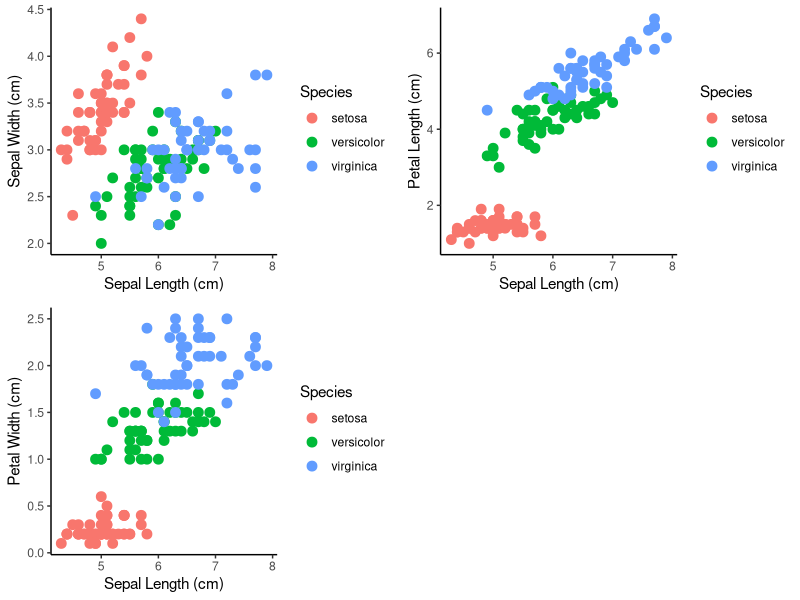
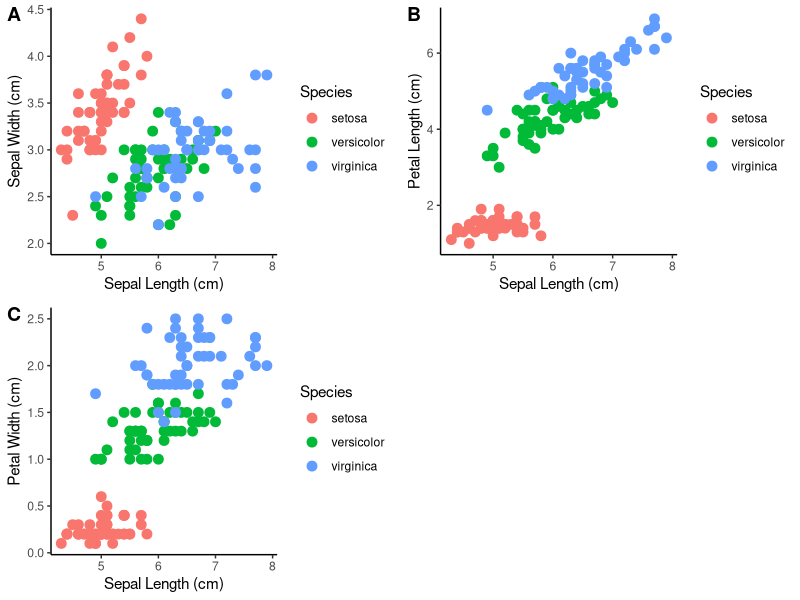
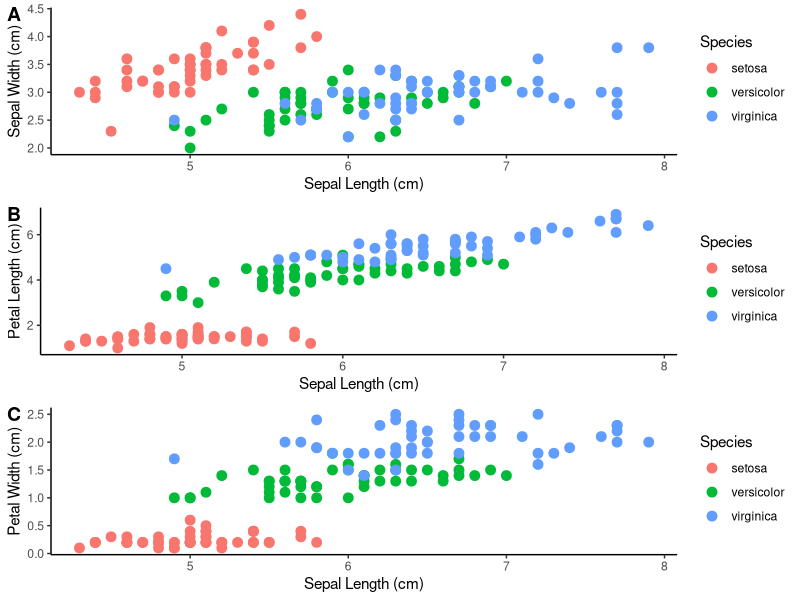
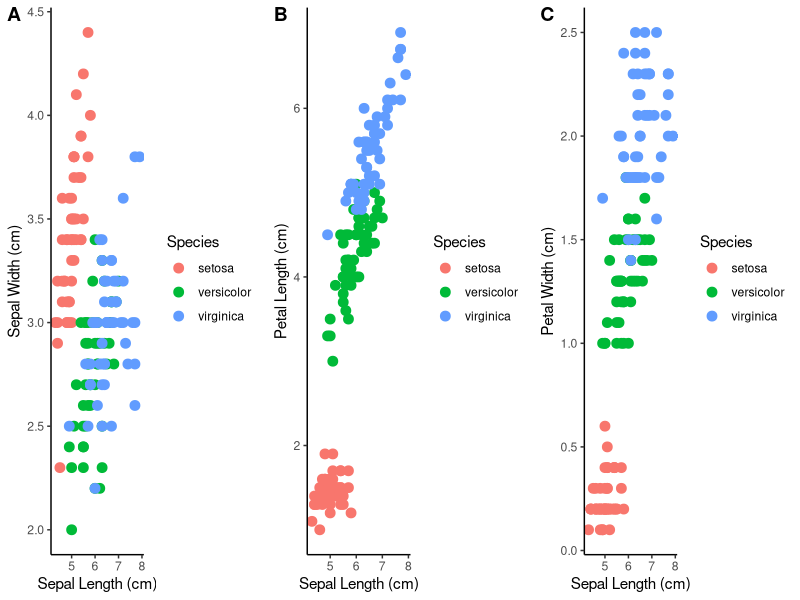
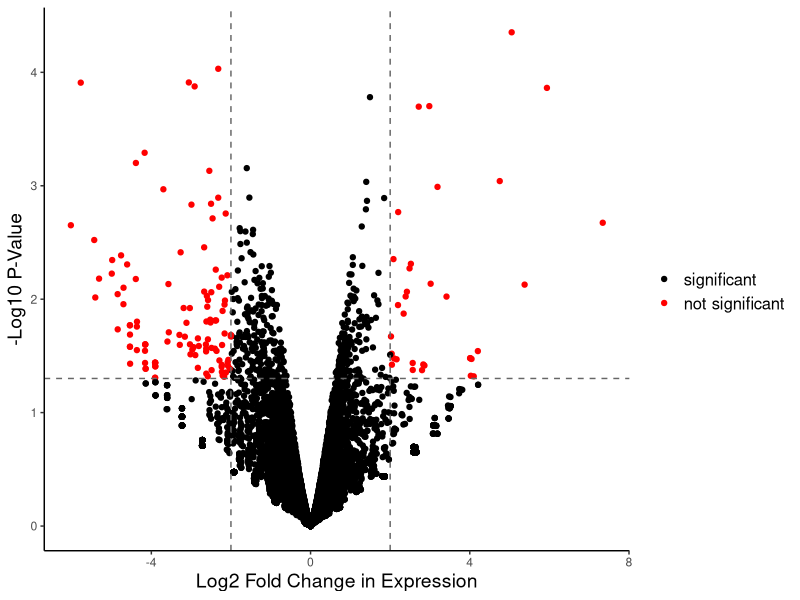
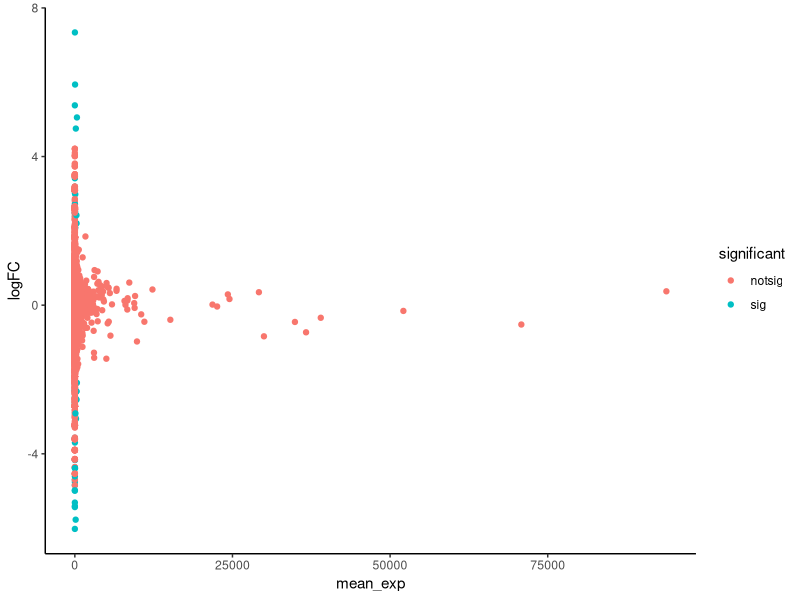
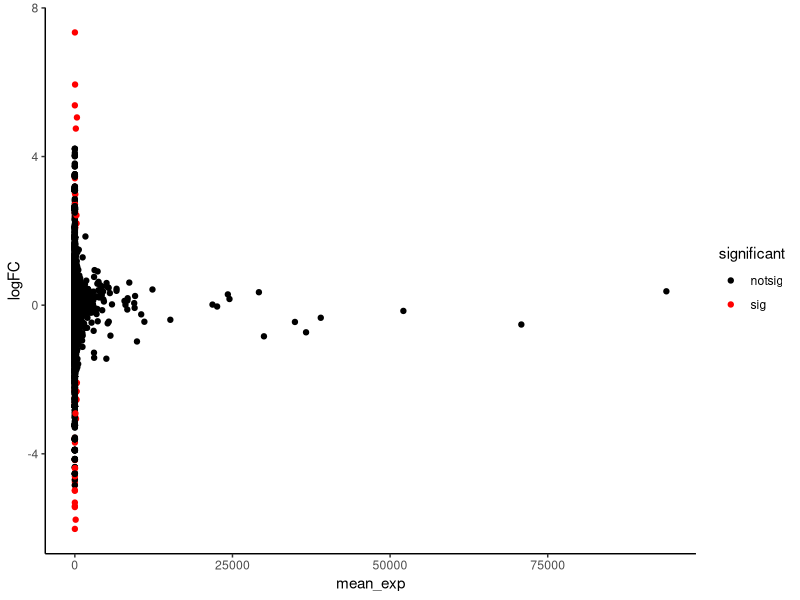
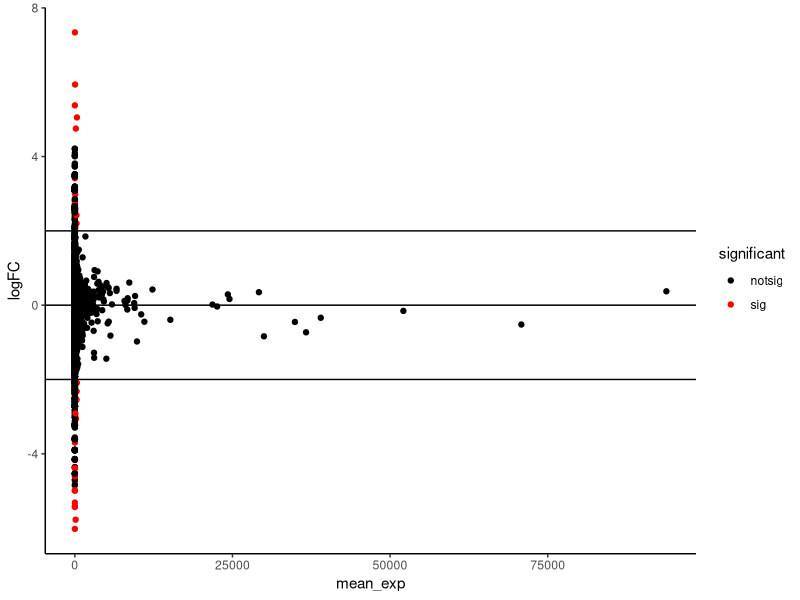

The R source for these figures, in order:
## ---- chunk 1
# load libraries
library(tidyverse)
library(conflicted)
library(viridis)
library(magrittr)
library(cowplot)

# configure knit settings
knitr::opts_chunk$set(echo = TRUE, fig.width = 6, fig.height = 4)

# resolve package conflicts
filter <- dplyr::filter
select <- dplyr::select
## ---- chunk 2
#install.packages('cowplot')
## ---- chunk 3
# sepal length vs sepal width
ggplot(iris, aes(x = Sepal.Length, y = Sepal.Width, color = Species)) +
  geom_point(size = 3) +
  labs(x = 'Sepal Length (cm)', y = 'Sepal Width (cm)') +
  theme_classic() -> iris1

# sepal length vs petal length
ggplot(iris, aes(x = Sepal.Length, y = Petal.Length, color = Species)) +
  geom_point(size = 3) +
  labs(x = 'Sepal Length (cm)', y = 'Petal Length (cm)') +
  theme_classic() -> iris2

# sepal length vs petal width
ggplot(iris, aes(x = Sepal.Length, y = Petal.Width, color = Species)) +
  geom_point(size = 3) +
  labs(x = 'Sepal Length (cm)', y = 'Petal Width (cm)') +
  theme_classic() -> iris3
## ---- chunk 4
# basic
plot_grid(iris1, iris2, iris3)

# add labels
plot_grid(iris1, iris2, iris3, labels = c('A', 'B', 'C'))

# specify number of columns/rows
plot_grid(iris1, iris2, iris3, labels = c('A', 'B', 'C'), ncol = 1)

plot_grid(iris1, iris2, iris3, labels = c('A', 'B', 'C'), nrow = 1)
## ---- chunk 5
diff_exp <- read_tsv('demo_diff_exp_tbl.tsv')
## ---- chunk 6
diff_exp %>%
  mutate(log_pvalue = -log10(PValue),
         significant = ifelse(-log10(PValue) > -log10(0.05) & (logFC < -2 | logFC > 2), 'sig', 'notsig')) -> diff_exp_volcplot
## ---- chunk 7
ggplot(diff_exp_volcplot, aes(x = logFC, y = log_pvalue)) +
  geom_point(aes(color = significant)) +
  scale_color_manual(name = '', 
                     values = c('black', 'red'), 
                     labels = c('significant', 'not significant')) +
  geom_hline(yintercept = -log10(0.05), 
             linetype = 'dashed', 
             color = 'grey40') +
  geom_vline(xintercept = c(-2, 2), 
             linetype = 'dashed', 
             color = 'grey40') +
  labs(x = 'Log2 Fold Change in Expression', y = '-Log10 P-Value') +
  theme_classic() +
  theme(axis.title = element_text(size = 14), 
        legend.text = element_text(size = 12))
## ---- chunk 8
# tidy calculation
diff_exp %>% 
  gather(sample_id, count, `SRX014818and9`:`SRX014828and9`) %>%
  group_by(gene) %>%
  mutate(mean_exp = mean(count)) %>%
  ungroup() %>%
  spread(sample_id, count) %>%
  mutate(significant = ifelse(-log10(PValue) > 2 & (logFC < -2 | logFC > 2), 'sig', 'notsig')) -> diff_exp_maplot
## ---- chunk 9
ggplot(diff_exp_maplot, aes(x = mean_exp, y = logFC)) +
  geom_point(aes(color = significant)) +
  theme_classic()
## ---- chunk 10
# fix the color
ggplot(diff_exp_maplot, aes(x = mean_exp, y = logFC)) +
  geom_point(aes(color = significant)) +
  scale_color_manual(values = c('black', 'red')) +
  theme_classic()
## ---- chunk 11
# add lines
ggplot(diff_exp_maplot, aes(x = mean_exp, y = logFC)) +
  geom_point(aes(color = significant)) +
  scale_color_manual(values = c('black', 'red')) +
  geom_hline(yintercept = c(-2, 0, 2)) +
  theme_classic()
## ---- chunk 12
# fix more appearance stuff
ggplot(diff_exp_maplot, aes(x = mean_exp, y = logFC)) +
  geom_point(aes(color = significant)) +
  scale_color_manual(values = c('black', 'red'), labels = c('significant', 'not significant')) +
  geom_hline(yintercept = c(-2, 0, 2), 
             linetype = c('dashed', 'solid', 'dashed'), 
             color = c('grey40', 'red', 'grey40')) +
  labs(x = 'Mean Expression', y = 'Log2 Fold Change in Expression') +
  theme_classic() +
  theme(legend.title = element_blank(), 
        axis.title = element_text(size = 14),
        legend.text = element_text(size = 12))
## ---- chunk 13
# rescale
ggplot(diff_exp_maplot, aes(x = mean_exp, y = logFC)) +
  geom_point(aes(color = significant)) +
  scale_color_manual(values = c('black', 'red'), labels = c('significant', 'not significant')) +
  geom_hline(yintercept = c(-2, 0, 2), 
             linetype = c('dashed', 'solid', 'dashed'), 
             color = c('grey40', 'red', 'grey40')) +
  labs(x = 'Mean Expression', y = 'Log2 Fold Change in Expression') +
  xlim(c(0, 100)) +
  theme_classic() +
  theme(legend.title = element_blank(), 
        axis.title = element_text(size = 14),
        legend.text = element_text(size = 12))

# shift view
ggplot(diff_exp_maplot, aes(x = mean_exp, y = logFC)) +
  geom_point(aes(color = significant)) +
  scale_color_manual(values = c('black', 'red'), labels = c('significant', 'not significant')) +
  geom_hline(yintercept = c(-2, 0, 2), 
             linetype = c('dashed', 'solid', 'dashed'), 
             color = c('grey40', 'red', 'grey40')) +
  labs(x = 'Mean Expression', y = 'Log2 Fold Change in Expression') +
  coord_cartesian(xlim = c(0, 100)) +
  theme_classic() +
  theme(legend.title = element_blank(), 
        axis.title = element_text(size = 14),
        legend.text = element_text(size = 12))

# log scale
ggplot(diff_exp_maplot, aes(x = logCPM, y = logFC)) +
  geom_point(aes(color = significant)) +
  scale_color_manual(values = c('black', 'red'), labels = c('significant', 'not significant')) +
  geom_hline(yintercept = c(-2, 0, 2), 
             linetype = c('dashed', 'solid', 'dashed'), 
             color = c('grey40', 'red', 'grey40')) +
  labs(x = 'Mean Expression', y = 'Log2 Fold Change in Expression') +
#  scale_x_log10() +
  theme_classic() +
  theme(legend.title = element_blank(), 
        axis.title = element_text(size = 14),
        legend.text = element_text(size = 12))
